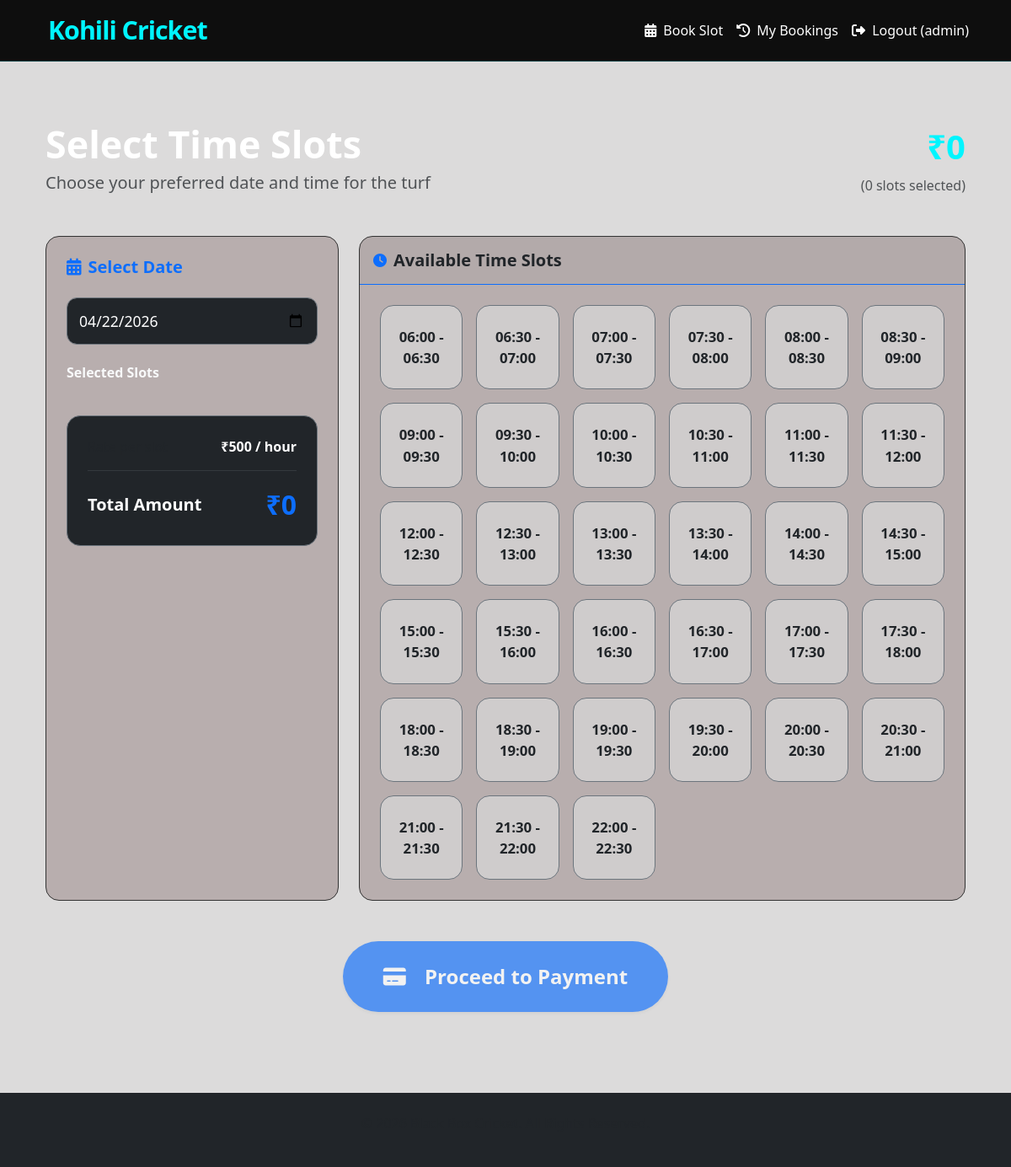
The app's page / (signed in) with its own data.
### booking/models.py (models this page shows, shortened)
class TimeSlot(models.Model):
    start_time = models.TimeField()
    end_time = models.TimeField()

### booking/views.py (the view)
# urls.py: path('', views.home, name="home"),
@login_required
def home(request):
    slots = TimeSlot.objects.all()
    today = request.GET.get('today', None)
    return render(request, "index.html", {"slots": slots, "today": today})

### booking/templates/index.html (shortened to what this page needs)
{% extends 'base.html' %}
{% block content %}
<div class="container py-5">
    <div class="d-flex justify-content-between align-items-center mb-5">
        <div>
            <h1 class="fw-bold text-white mb-1" style="font-size: 2.8rem;">
                Select Time Slots
            </h1>
            <p class="text-muted mb-0 fs-5">Choose your preferred date and time for the turf</p>
        </div>
        <div class="text-end">
            <div class="total-price fs-1 fw-bold mb-1" id="total-price">₹0</div>
            <small class="text-muted fs-6" id="slot-count">(0 slots selected)</small>
        </div>
    </div>
    <div class="row g-4">
        <div class="col-lg-4">
            <div class="card h-100">
                <div class="card-body p-4">
                    <h5 class="fw-bold mb-4 text-primary">
                        <i class="fas fa-calendar-alt me-2"></i>Select Date
                    </h5>
                    <input type="date"
                           id="booking-date"
                           class="form-control form-control-lg bg-dark text-white border-secondary mb-4"
                           style="font-size: 1.1rem; padding: 14px;"
                           required>
                    <h6 class="fw-bold mb-3 text-light">Selected Slots</h6>
                    <div class="bg-dark border border-secondary rounded-4 p-4 mt-4">
                        <div class="d-flex justify-content-between mb-3">
                            <span class="text-muted">Rate per slot</span>
                            <span class="fw-semibold text-white">₹500 / hour</span>
                        </div>
                        <hr class="border-secondary">
                        <div class="d-flex justify-content-between align-items-center mt-3">
                            <span class="fw-bold fs-5 text-white">Total Amount</span>
                            <span class="fs-2 fw-bold text-primary" id="total-amount">₹0</span>
                        </div>
                    </div>
                </div>
            </div>
        </div>
        <div class="col-lg-8">
            <div class="card h-100">
                <div class="card-header  border-bottom border-primary py-3 d-flex align-items-center">
                    <i class="fas fa-clock me-2 text-primary"></i>
                    <h5 class="mb-0 fw-bold">Available Time Slots</h5>
                </div>
                <div class="card-body p-4">
                    <div class="row g-3" id="slots-grid">
                        {% for slot in slots %}
                        <div class="col-6 col-sm-4 col-md-3 col-lg-2">
                            <div class="slot-box text-center py-4 fw-semibold border border-secondary rounded-4"
                                 data-slot-id="{{ slot.id }}"
                                 data-price="500"
                                 data-start="{{ slot.start_time|time:'H:i' }}"
                                 data-end="{{ slot.end_time|time:'H:i' }}">
                                {{ slot.start_time|time:"H:i" }} - {{ slot.end_time|time:"H:i" }}
                            </div>
                        </div>
                        {% empty %}
                        <div class="col-12 text-center py-5 text-muted">
                            <i class="fas fa-calendar-xmark fa-4x mb-3 opacity-50"></i>
                            <p class="lead">No slots available for this date</p>
                        </div>
                        {% endfor %}
                    </div>
                </div>
            </div>
        </div>
    </div>
    <div class="text-center mt-5">
        <button id="proceed-payment"
                class="btn btn-primary btn-lg px-5 py-4 fs-4 rounded-pill shadow-sm fw-semibold"
                disabled>
            <i class="fas fa-credit-card me-3"></i> Proceed to Payment
        </button>
    </div>
</div>
{% endblock %}

### booking/templates/base.html (shortened to what this page needs)
<!DOCTYPE html>
<html lang="en">
<head>
    <link href="https://cdn.jsdelivr.net/npm/bootstrap@5.3.3/dist/css/bootstrap.min.css" rel="stylesheet">
    <link href="https://cdnjs.cloudflare.com/ajax/libs/font-awesome/6.6.0/css/all.min.css" rel="stylesheet">
</head>
<body>
    <nav class="navbar navbar-expand-lg navbar-dark fixed-top">
        <div class="container">
            <a class="navbar-brand" href="{% url 'home' %}">
                 Kohili Cricket
            </a>
            <div class="collapse navbar-collapse" id="navbarNav">
                <ul class="navbar-nav ms-auto">
                    {% if user.is_authenticated %}
                        <li class="nav-item">
                            <a class="nav-link" href="{% url 'home' %}"><i class="fas fa-calendar-alt me-1"></i> Book Slot</a>
                        </li>
                        <li class="nav-item">
                            <a class="nav-link" href="{% url 'history' %}"><i class="fas fa-history me-1"></i> My Bookings</a>
                        </li>
                        <li class="nav-item">
                            <a class="nav-link text-danger" href="{% url 'logout' %}">
                                <i class="fas fa-sign-out-alt me-1"></i> Logout ({{ user.username }})
                            </a>
                        </li>
                    {% endif %}
                </ul>
            </div>
        </div>
    </nav>
    <main class="container my-5 pt-5">
        {% block content %}{% endblock %}
    </main>
    <footer class="bg-dark py-4 mt-auto">
        <div class="container text-center text-muted">
            <p>&copy; 2026 Black Box Cricket. All Rights Reserved.</p>
        </div>
    </footer>
</body>
</html>

### booking/templates/base.html (style rules this page uses)
:root { --primary: #00f5ff; --primary-dark: #00b8cc; --dark: #8d8b8b; --card-bg: #b8aeae; --text: #ffffff; --text-muted: #b0b0b0; --border: #333; }
* { transition: all 0.3s ease; }
body { background: #dcdbdb; color: var(--text); font-family: 'Segoe UI', system-ui, sans-serif; min-height: 100vh; }
.navbar { background: rgba(10, 10, 10, 0.98) !important; backdrop-filter: blur(15px); border-bottom: 1px solid rgba(0, 245, 255, 0.2); }
.navbar-brand { font-weight: 800; font-size: 1.9rem; letter-spacing: -1px; color: var(--primary) !important; }
.nav-link { color: var(--text) !important; font-weight: 500; }
.card { background: var(--card-bg); border: 1px solid var(--border); border-radius: 16px; overflow: hidden; }
.form-control { background-color: #706e6e; border: 1px solid var(--border); color: white; border-radius: 12px; padding: 14px 16px; }
.btn-primary { background: var(--primary); border: none; color: white; font-weight: 600; padding: 14px 32px; border-radius: 50px; }
.slot-box { background: #cfcccc; cursor: pointer; user-select: none; font-size: 1.05rem; border: 2px solid var(--border); border-radius: 12px; padding: 18px 12px; text-align: center; }
.total-price { font-size: 2.3rem; font-weight: 700; color: var(--primary); }

### records on screen
TimeSlot: start_time "06:00", end_time "06:30"
TimeSlot: start_time "06:30", end_time "07:00"
TimeSlot: start_time "07:00", end_time "07:30"
TimeSlot: start_time "07:30", end_time "08:00"
TimeSlot: start_time "08:00", end_time "08:30"
TimeSlot: start_time "08:30", end_time "09:00"
TimeSlot: start_time "09:00", end_time "09:30"
TimeSlot: start_time "09:30", end_time "10:00"
TimeSlot: start_time "10:00", end_time "10:30"
TimeSlot: start_time "10:30", end_time "11:00"
TimeSlot: start_time "11:00", end_time "11:30"
TimeSlot: start_time "11:30", end_time "12:00"
TimeSlot: start_time "12:00", end_time "12:30"
TimeSlot: start_time "12:30", end_time "13:00"
TimeSlot: start_time "13:00", end_time "13:30"
TimeSlot: start_time "13:30", end_time "14:00"
TimeSlot: start_time "14:00", end_time "14:30"
TimeSlot: start_time "14:30", end_time "15:00"
TimeSlot: start_time "15:00", end_time "15:30"
TimeSlot: start_time "15:30", end_time "16:00"
TimeSlot: start_time "16:00", end_time "16:30"
TimeSlot: start_time "16:30", end_time "17:00"
TimeSlot: start_time "17:00", end_time "17:30"
TimeSlot: start_time "17:30", end_time "18:00"
TimeSlot: start_time "18:00", end_time "18:30"
TimeSlot: start_time "18:30", end_time "19:00"
TimeSlot: start_time "19:00", end_time "19:30"
TimeSlot: start_time "19:30", end_time "20:00"
TimeSlot: start_time "20:00", end_time "20:30"
TimeSlot: start_time "20:30", end_time "21:00"
TimeSlot: start_time "21:00", end_time "21:30"
TimeSlot: start_time "21:30", end_time "22:00"
TimeSlot: start_time "22:00", end_time "22:30"

### other values on screen
{{ user.username }} "admin"
